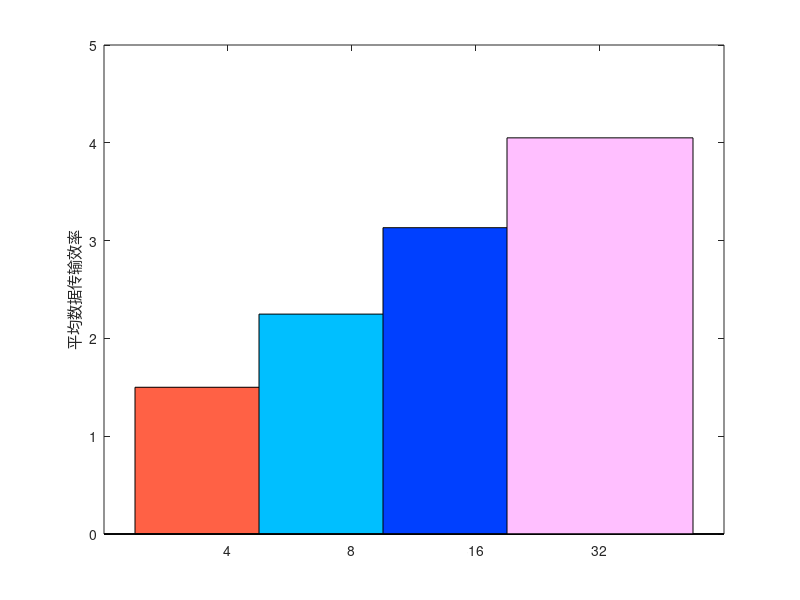

MATLAB code for this plot:
v=100
v1=1*v
v2=2*v
v3=3*v
v4=4*v
v5=5*v
s=50
monte_carlo=5000
for i=1:monte_carlo
    x=round(rand(1,1)*s);
    y=round(rand(1,1)*s);
    z=round(rand(1,1)*s);
    xx=round(rand(1,1)*s);
    m=round(rand(1,1)*(s-y));
    n=round(rand(1,1)*(s-z));
    yy=round(rand(1,1)*(s-xx));
    u=round(rand(1,1)*(s-z-n));
    zz=round(rand(1,1)*(s-xx-yy));
    xyz=round(rand(1,1)*(s-xx-yy-zz));
    z1 = v2*(x)+v1*(s-x)
    z2 = v3*(y)+v2*(m)+v1*(s-m-y)
    z3 = v4*(z)+v3*(n)+v2*(u)+v1*(s-z-n-u)
    z4 = v5*(xx)+v4*(yy)+v3*(zz)+v2*(xyz)+v1*(s-xx-yy-zz-xyz)
    if i==1
            
            sum_R11=z1 ;
            sum_R12=z2 ;
            sum_R13=z3 ;
            sum_R14=z4 ;

        else
            %             sum_gamma(j)=sum_gamma(j)+gamma_x0;
            sum_R11=sum_R11+z1;
            sum_R12=sum_R12+z2 ;
            sum_R13=sum_R13+z3 ;
            sum_R14=sum_R14+z4 ;
           
        end
        
        ave_R11=abs(sum_R11)/(monte_carlo*s*v);
        ave_R12=abs(sum_R12)/(monte_carlo*s*v);
        ave_R13=abs(sum_R13)/(monte_carlo*s*v);    
        ave_R14=abs(sum_R14)/(monte_carlo*s*v);  

    end

figure(13); 
X = [ave_R11,ave_R12,ave_R13,ave_R14]; 
hold on
color_matrix = [1,0.38,0.27;0,0.75,1;0,0.25,1;1,0.75,1];  %每个柱子的颜色设置
%一个个添加柱子，用b记录，此时调用b(i)的facecolor就可以用来修改颜色               
for i = 1:4
    b = bar(i,X(i),0.75,'stacked');  %0.75是柱形图的宽，可以更改
    set(b(1),'facecolor',color_matrix(i,:))
end
box on
Xlabel = {'4', '8', '16', '32'};
set(gca,'XTick',[1 2 3 4]);
set(gca,'XTickLabel',Xlabel);%设置柱状图每个柱子的横坐标
ylabel('平均数据传输效率') 
%xlabel(str) %设置横坐标的名字 
